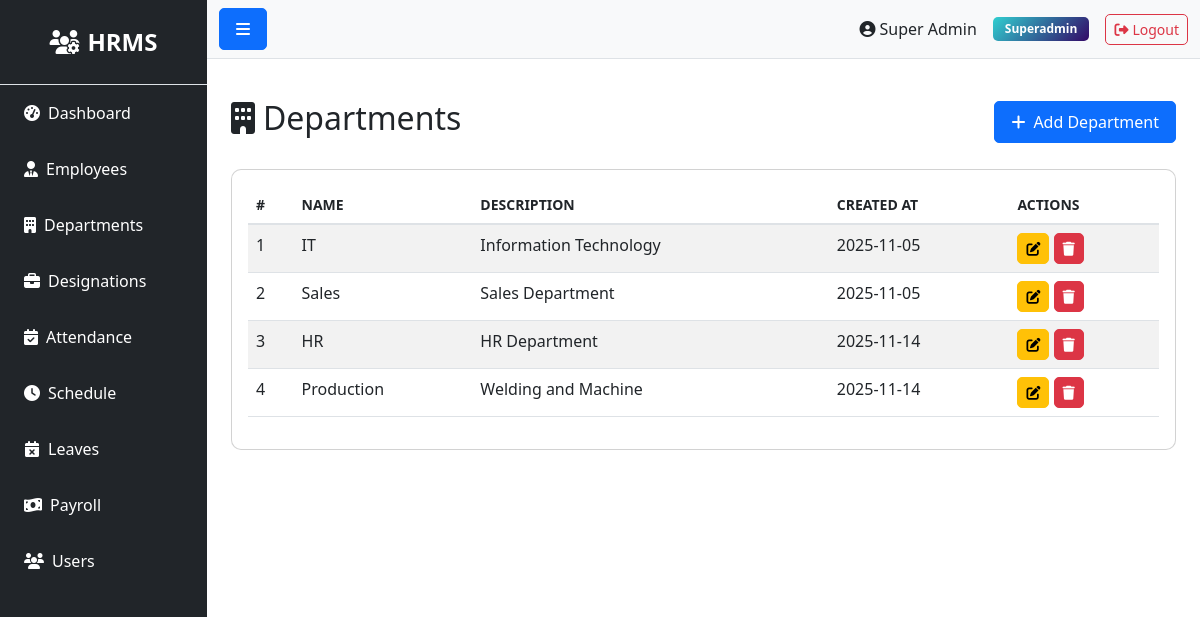
The app's page /department/ (signed in), older data.
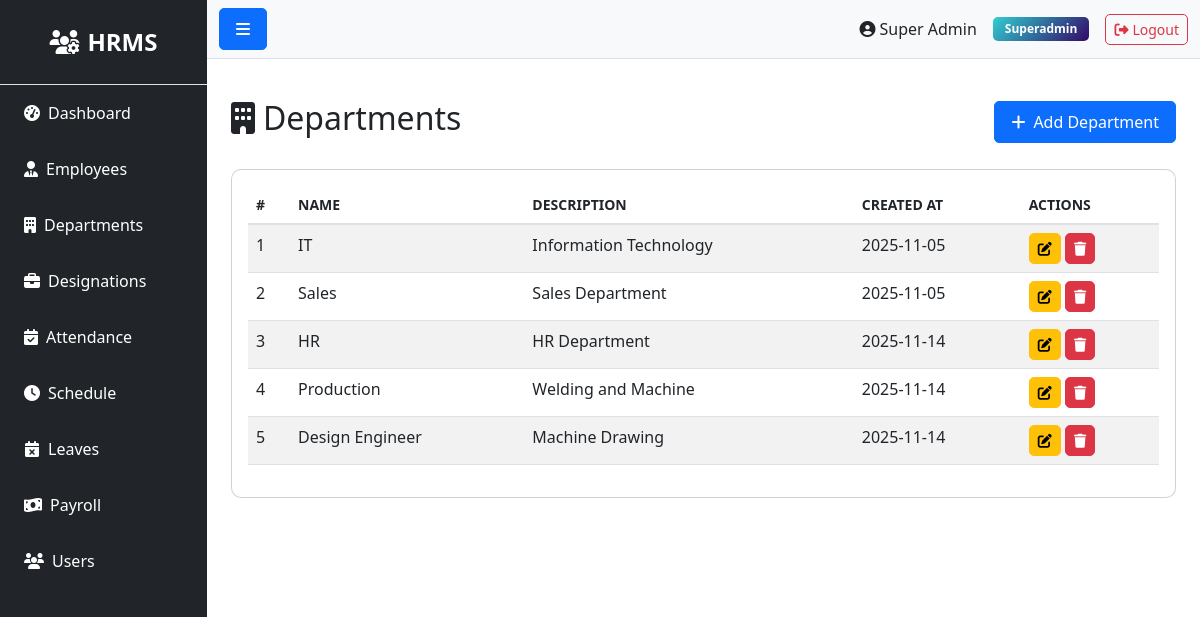
The same page, newer data.
### models.py (models this page shows)
class Department(db.Model):
    __tablename__ = 'departments'
    id = db.Column(db.Integer, primary_key=True)
    name = db.Column(db.String(100), nullable=False)
    description = db.Column(db.Text)
    created_at = db.Column(db.DateTime, default=datetime.utcnow)
    updated_at = db.Column(db.DateTime, default=datetime.utcnow, onupdate=datetime.utcnow)
    employees = db.relationship('Employee', backref='department', lazy=True)

### routes/department.py (the view)
@bp.route('/')
@login_required
def index():
    departments = Department.query.all()
    return render_template('admin/department/index.html', departments=departments)

### app.py (called while the page is built)
@login_manager.user_loader
def load_user(user_id):
    try:
        return db.session.get(User, int(user_id))
    except Exception as e:
        app.logger.error(f'Error loading user {user_id}: {str(e)}')
        return None

@app.context_processor
def inject_user():
    return dict(current_user=current_user)

### templates/admin/department/index.html (shortened to what this page needs)
{% extends "base.html" %}
{% block content %}
<div class="d-flex justify-content-between align-items-center mb-4">
    <h2><i class="fas fa-building me-2"></i>Departments</h2>
    <a href="{{ url_for('department.create') }}" class="btn btn-primary">
        <i class="fas fa-plus me-2"></i>Add Department
    </a>
</div>
<div class="card">
    <div class="card-body">
        <div class="table-responsive">
            <table class="table table-striped table-hover">
                <thead>
                    <tr>
                        <th>#</th>
                        <th>Name</th>
                        <th>Description</th>
                        <th>Created At</th>
                        <th>Actions</th>
                    </tr>
                </thead>
                <tbody>
                    {% if departments %}
                        {% for department in departments %}
                        <tr>
                            <td>{{ loop.index }}</td>
                            <td>{{ department.name }}</td>
                            <td>{{ department.description or 'N/A' }}</td>
                            <td>{{ department.created_at.strftime('%Y-%m-%d') if department.created_at else 'N/A' }}</td>
                            <td>
                                <a href="{{ url_for('department.edit', id=department.id) }}" class="btn btn-sm btn-warning">
                                    <i class="fas fa-edit"></i>
                                </a>
                                <form method="POST" action="{{ url_for('department.delete', id=department.id) }}" style="display:inline;" onsubmit="return confirm('Are you sure?')">
                                    <button type="submit" class="btn btn-sm btn-danger">
                                        <i class="fas fa-trash"></i>
                                    </button>
                                </form>
                            </td>
                        </tr>
                        {% endfor %}
                    {% else %}
                        <tr>
                            <td colspan="5" class="text-center">No departments found</td>
                        </tr>
                    {% endif %}
                </tbody>
            </table>
        </div>
    </div>
</div>
{% endblock %}

Row changes from the older to the newer data that the page shows:
added Department: name "Design Engineer", description "Machine Drawing", created_at "2025-11-14"
